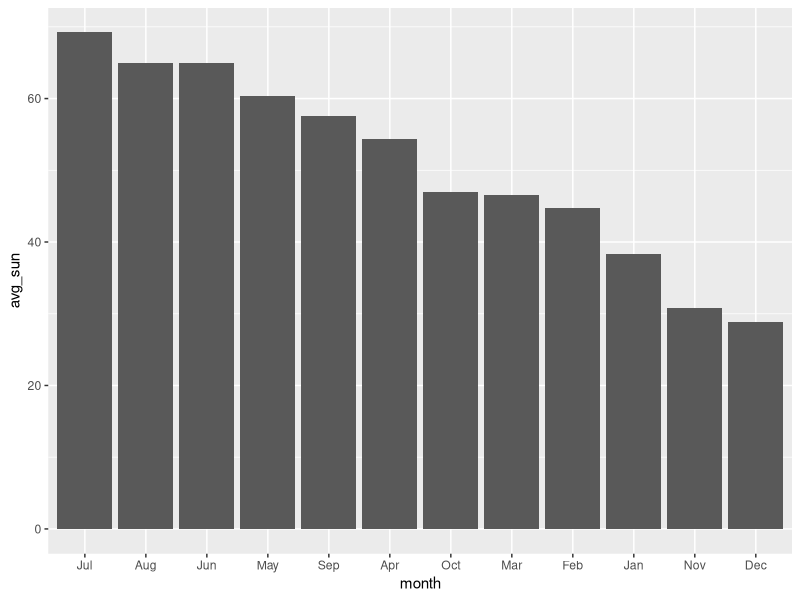
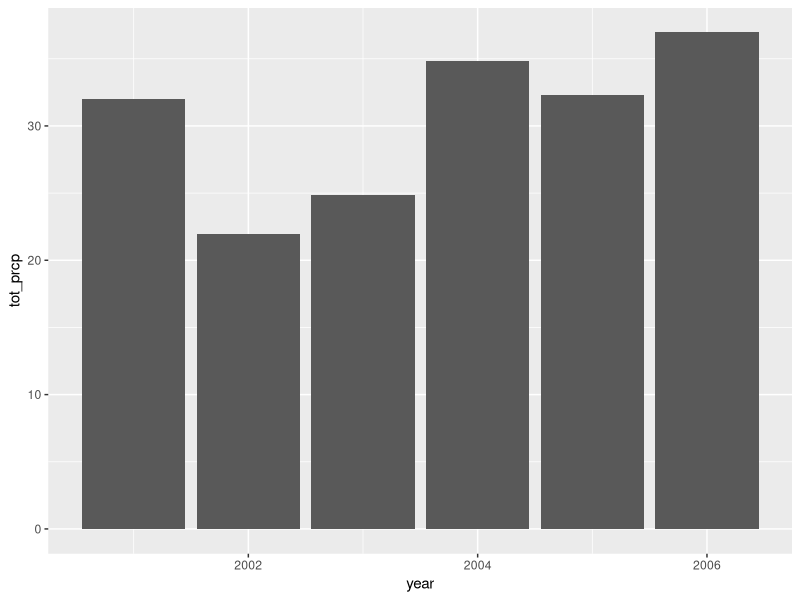

Write R code to recreate these figures, in order. (Note: this script raises an error after producing the figures.)
## ---- chunk 1
library(lubridate)
library(tidyverse)
w <- read_csv("KLAN_daily_weather_1970_2016.csv", col_types = 
list(AWND=col_double(), TAVG=col_double()))
## ---- chunk 2
 read_csv("KLAN_daily_weather_1970_2016.csv", col_types = 
list(AWND=col_double(), TAVG=col_double()))
## ---- chunk 3
glimpse(w)
## ---- chunk 4
glimpse(w)
## ---- chunk 5
w %>% 
  filter(season=="winter") %>%
  arrange(desc(TMAX))
## ---- chunk 6
w <- w %>% 
  mutate(above_freezing= (TMAX>32))
w
## ---- chunk 7
w %>%
  group_by(year) %>%
  summarize(highest_temp=sum(above_freezing==FALSE)) %>%
  arrange(desc(highest_temp))
## ---- chunk 8
w %>%
  group_by(year) %>%
  summarize(tot_parcipitation = sum(PRCP)) %>%
  arrange(desc(tot_parcipitation))
## ---- chunk 9
w %>%
  group_by(month,year) %>%
  summarize(tot_sun_min = sum(TSUN)) %>%
  arrange(desc(tot_sun_min))
## ---- chunk 10
w %>%
  group_by(month,year) %>%
  summarize(avg_sun_min = mean(TSUN,na.rm=T)) %>%
  arrange(desc(avg_sun_min))
## ---- chunk 11
w %>%
  group_by(month,year) %>%
  filter(PSUN>0) %>%
  summarize(num=n()) %>%
  arrange(desc(num))
## ---- chunk 12
w %>%
  group_by(month) %>%
  summarize(avg_sun = mean(PSUN,na.rm=T), count= n()) %>%
  arrange(desc(avg_sun)) %>%
  mutate(month = factor(month, levels=month)) %>%
  ggplot(mapping=aes(x=month, y=avg_sun)) +  
    geom_bar(stat="identity")
## ---- chunk 13
w %>%
  filter(year %in% c(2001,2002,2003,2004,2005,2006)) %>%
  group_by(year) %>%
  summarize(tot_prcp = sum(PRCP)) %>%
  ggplot(mapping=aes(x=year, y=tot_prcp))+  
    geom_bar(stat="identity")
## ---- chunk 14
# part 1 
w %>% filter(year == 2016) %>%  
  mutate(wind_above_10mph = AWND > 10) %>% 
  group_by(wind_above_10mph, season) %>%  
  summarize(num_days_in_2016 = n()) %>%  
  mutate(denominator = sum(num_days_in_2016), 
         percent_days_in_2016 = num_days_in_2016 / denominator * 100) 
## ---- chunk 15
# part 2 
w %>% filter(year == 2016) %>%  
  mutate(wind_above_10mph = AWND > 10) %>% 
  group_by(season, wind_above_10mph) %>%  
  summarize(num_days_in_2016 = n()) %>%  
  mutate(denominator = sum(num_days_in_2016), 
         percent_days_in_2016 = num_days_in_2016 / denominator * 100) 
## ---- chunk 16
# part 3 
w %>% filter(year == 2016) %>%  
  mutate(wind_above_10mph = AWND > 10) %>% 
  group_by(season, wind_above_10mph) %>%  
  summarize(num_days_in_2016 = n()) %>%  
  ungroup() %>%  
  mutate(denominator = sum(num_days_in_2016), 
         percent_days_in_2016 = num_days_in_2016 / denominator * 100)
## ---- chunk 17
library(lubridate)
today()
now()
## ---- chunk 18
ymd("2017-02-22") 
mdy("February 2nd, 2017") 
mdy_hms("02/21/2017 20:22:49") 
ymd(20170218) 
mdy(02182017) 
## ---- chunk 19
w %>%
  mutate(year1=year(date),
         month1 = month(date, label= T, abbr=F),
         week1 = week(date),
         dayw = wday(date),
         day1 = day(date))
